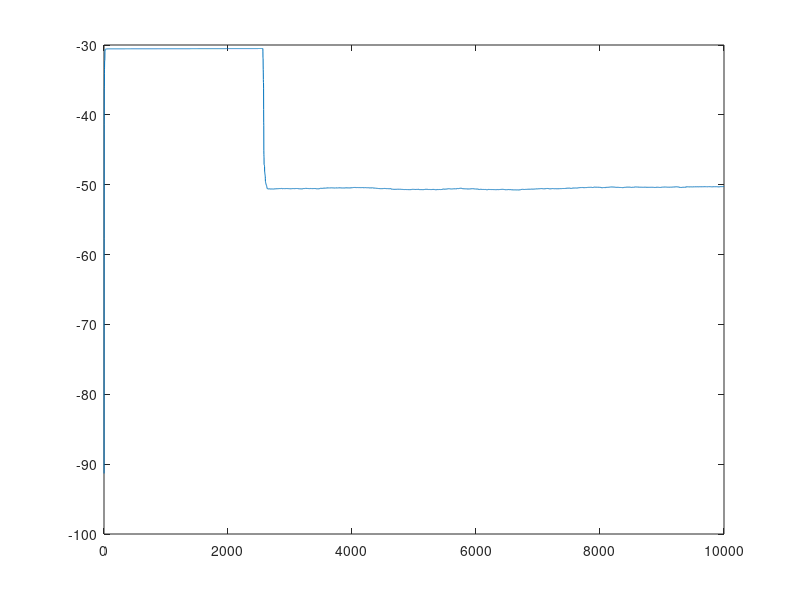
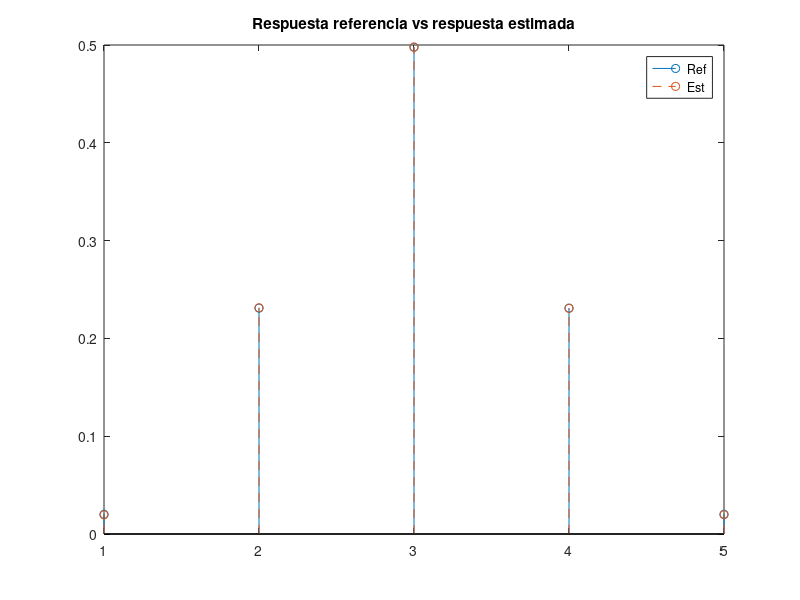
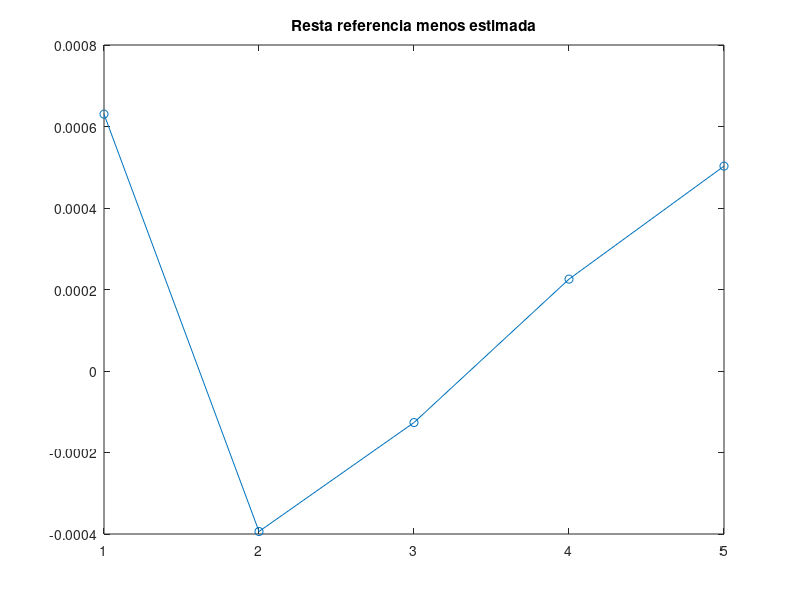
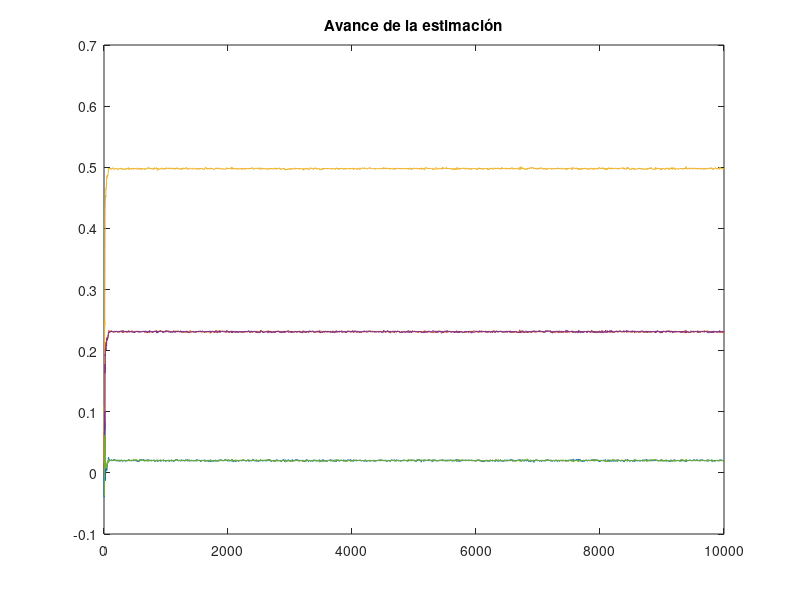

The MATLAB source for these figures, in order:
clear all
close all

rand('seed',1)
h_ref = fir1(4,0.3)';
Ncoeff=length(h_ref);
Lsim=10e3;

x = randn(Lsim, 1);
y_ref = filter(h_ref,1,x) + 0.0025*randn(Lsim,1);

c=zeros(Ncoeff,1);
step = 1e-1;
buffer=zeros(size(c));

y=zeros(size(x));
error=zeros(size(x));
mse_log=zeros(Lsim,1);
c_log=zeros(Lsim, Ncoeff);

for n=1:Lsim
    
    buffer(2:end)=buffer(1:end-1);
    buffer(1)=x(n);
    y(n) = sum(c.*buffer);
    
    error(n) = y(n)-y_ref(n);
    c = c - step*error(n)*buffer;
        
    c_log(n,:)=c;
    
end

figure;
plot(10*log10(filter(ones(2560,1)/2560,1,abs(error).^2)))

figure
stem(h_ref);
hold all
stem(c,'--');
title("Respuesta referencia vs respuesta estimada")
legend("Ref", "Est")

figure
plot(h_ref-c,'-o')
title("Resta referencia menos estimada")

figure
plot(c_log)
title("Avance de la estimación")